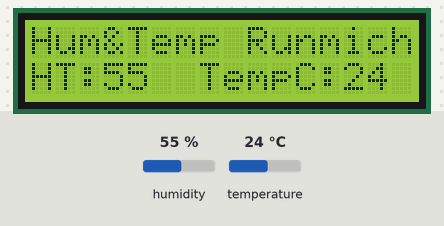
Recording of a sketch running on a simulated Arduino Uno, built with avr-gcc and run on an emulated ATmega328P. Parts: 16×2 character LCD. The inputs (shaded band) are chosen by the test bench; at power-on: humidity 55 %, temperature 24 °C.

Above: at 1.2 s.
1.3 s: humidity set to 22 %
At 8.0 s:
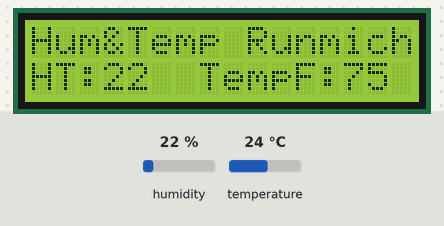
8.2 s: temperature set to 12 °C
At 11.5 s:
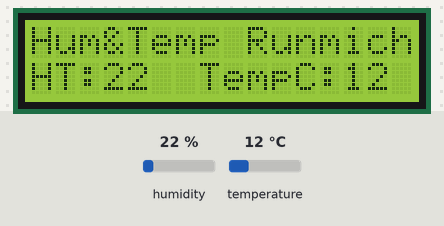
14.2 s: humidity set to 40 %
At 16.1 s:
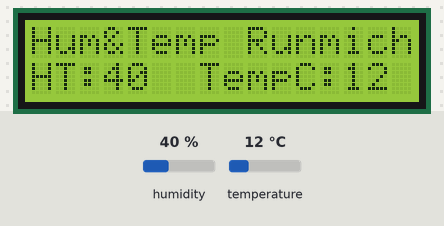
19.2 s: temperature set to 19 °C
At 20.7 s:
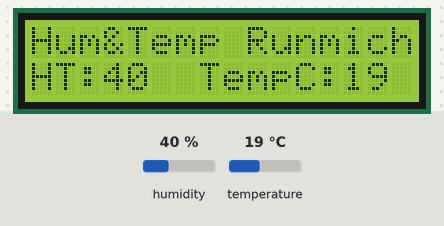
Timing chart, 0 to 22.2 s (numbered marks = the images above; inputs shaded):
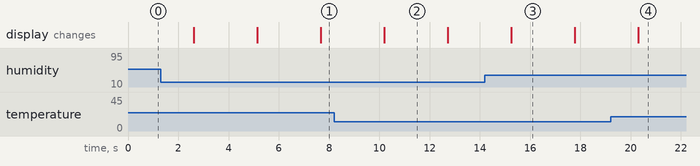

The sketch:

sketch_feb2a.ino
```cpp
#include <DHT.h>
#include <DHT_U.h>
#include <Adafruit_Sensor.h>
#include <LiquidCrystal.h>

/* LiquidCrystal lcd(13, 12, 10, 9, 8, 7); */
LiquidCrystal lcd(11, 10, 5, 4, 3, 2);
DHT dht(13, DHT11);

void setup() {
  lcd.begin(16, 2);
  dht.begin();
}
// dopo tot secondi si cambia il valore di misura, CELSIUS e dopo 3 sec in fahrenheit
int umidita;
int temperatura;
void loop() {
  umidita = dht.readHumidity();
  temperatura = dht.readTemperature(); // in celsius (nota: Fahrenheit bisogna mettere true tra le parentesi)

  lcd.setCursor(0, 0);
  lcd.print("Hum&Temp Runmich");
  lcd.setCursor(0, 2);
  lcd.print("HT: "); // umidità
  lcd.setCursor(3, 2);
/*   if(umidita>30){
    tone(8, 550);
  }else{
    noTone(8);
  } */
  lcd.print(umidita);
  lcd.setCursor(7, 2);
  lcd.print("TempC: "); // temp celsius
  lcd.setCursor(13, 2);
  lcd.print(temperatura);
  delay(2500);
  lcd.setCursor(7, 2);
  lcd.print("TempF: ");
  lcd.setCursor(13, 2);
  temperatura = dht.readTemperature(true);
  lcd.print(temperatura);
  delay(2500);

}
```

Measured:
- after the input at 1.3 s, the display: first differs from a run without the input after 3.8 s (image 1 shows a later state)
- after the input at 8.2 s, the display: changes after 2.0 s (image 2)
- after the input at 14.2 s, the display: changes after 1.1 s (image 3)
- after the input at 19.2 s, the display: changes after 1.1 s (image 4)
- what the display in image 2 shows lasts 2.5 s, from 10.2 s to 12.7 s
